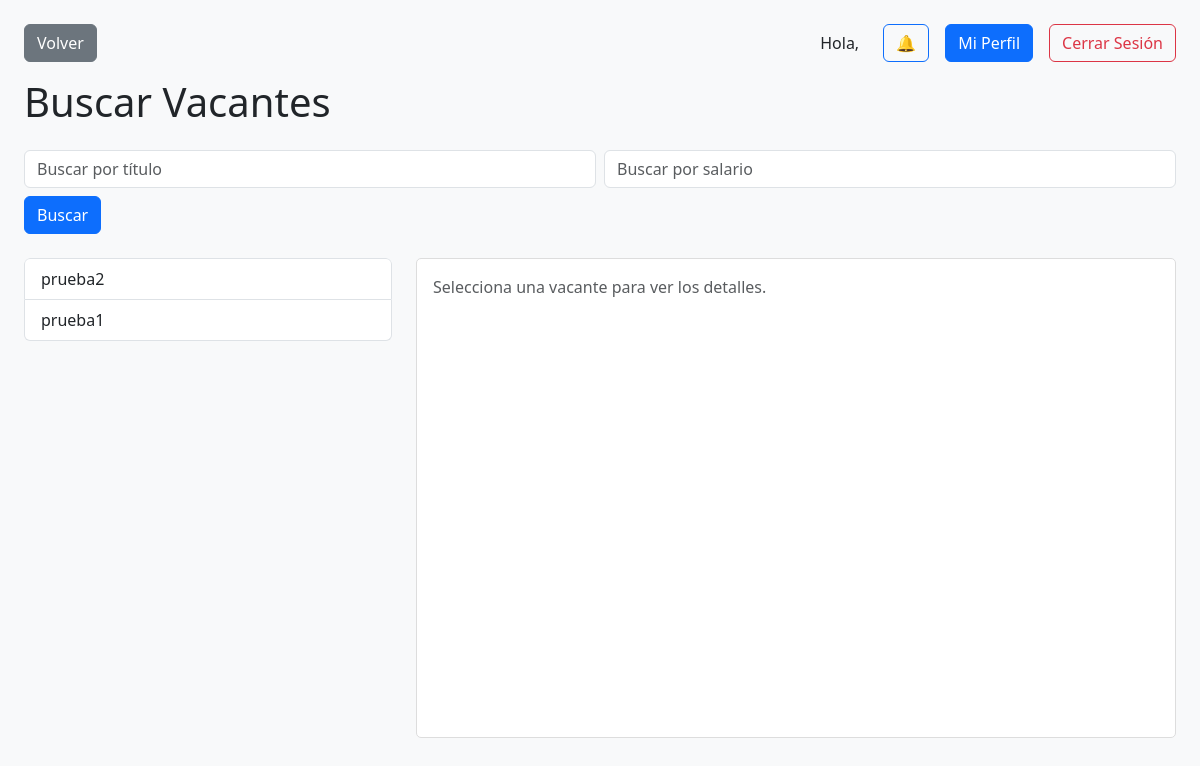
The page /postulante/ on the database as committed earlier.
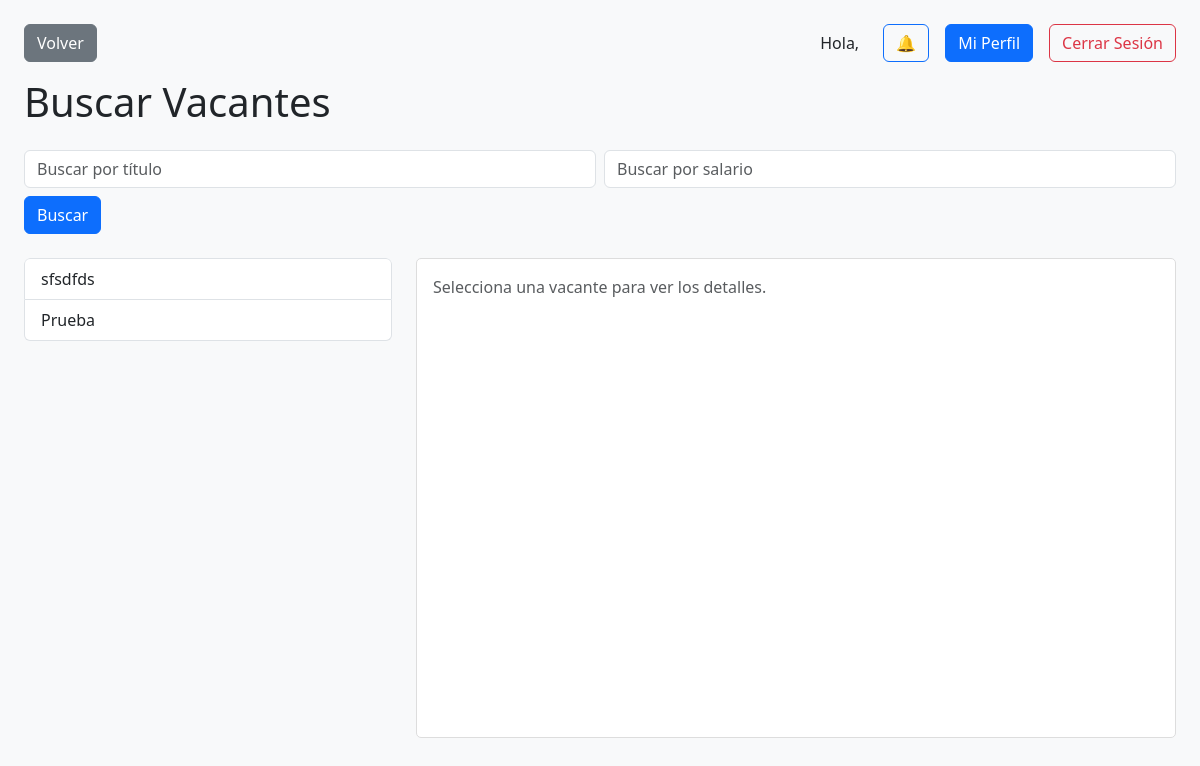
The same page on the database as committed later.
### pages/models.py (models this page shows, shortened)
class Vacante(models.Model):
    titulo = models.CharField(max_length=200)
    nombre_interno = models.CharField(max_length=200, blank=True, null=True)
    descripcion = models.TextField()
    palabras_clave = models.CharField(max_length=300, blank=True, null=True)
    rango_salarial = models.CharField(max_length=100, blank=True, null=True)
    fecha_creacion = models.DateTimeField(auto_now_add=True)

### pages/views.py (the view, shortened to what this page needs)
# urls.py: path('postulante/', views.postulante_view, name='postulante'),
def postulante_view(request):
    query = request.GET.get("q", "").strip()
    rango_salarial = request.GET.get("rango_salarial", "").strip()
    selected_id = request.GET.get('vacante_id')
    vacantes = Vacante.objects.all().order_by('-fecha_creacion')
    if query:
        vacantes = vacantes.annotate(titulo_lower=Lower('titulo')).filter(titulo_lower__icontains=query.lower())
    if rango_salarial:
        vacantes = vacantes.filter(rango_salarial__icontains=rango_salarial)
    vacante_seleccionada = Vacante.objects.filter(pk=selected_id).first() if selected_id else None
    notificaciones = []
    notificaciones_no_leidas = 0
    if request.user.is_authenticated:
        notificaciones = Notificacion.objects.filter(usuario=request.user)[:5]
        notificaciones_no_leidas = Notificacion.objects.filter(usuario=request.user, leida=False).count()
    return render(request, 'pages/postulante.html', {
        "vacantes": vacantes,
        "vacante_seleccionada": vacante_seleccionada,
        "selected_id": selected_id,
        "query": query,
        "rango_salarial": rango_salarial,
        "notificaciones": notificaciones,
        "notificaciones_no_leidas": notificaciones_no_leidas,
    })

### pages/templates/pages/postulante.html (shortened to what the changed rows need)
<!DOCTYPE html>
<html lang="es">
<head>
    <link href="https://cdn.jsdelivr.net/npm/bootstrap@5.3.0/dist/css/bootstrap.min.css" rel="stylesheet">
</head>
<body class="bg-light p-4">
    <h1 class="mb-4">Buscar Vacantes</h1>
    <div class="row">
        <div class="col-md-4">
            <div class="list-group vacantes-lista">
                {% for vacante in vacantes %}
                    <a href="?vacante_id={{ vacante.id }}{% if query %}&q={{ query }}{% endif %}{% if rango_salarial %}&rango_salarial={{ rango_salarial }}{% endif %}"
                       class="list-group-item list-group-item-action {% if vacante.id|stringformat:"s" == selected_id %}active{% endif %}">
                        {{ vacante.titulo }}
                    </a>
                {% empty %}
                    <p class="text-muted">No hay vacantes disponibles.</p>
                {% endfor %}
            </div>
        </div>
    </div>
</body>
</html>

Rows that differ between the two databases and show on the page:
removed Vacante: titulo "prueba2"
removed Vacante: titulo "prueba1"
added Vacante: titulo "sfsdfds"
added Vacante: titulo "Prueba"
